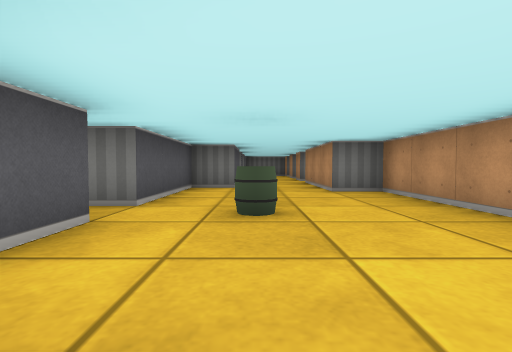
[1] (above)

21 first-person views from a walk through a cub3D maze. The camera is about half as high as the walls, tilts 2° down and sees 85° across. The floor is counted in squares. Each view is taken from the middle of a square. On the plan, view 1 faces up. The plan holds only what a view shows up to about 9 squares ahead; the rest is blank.

[2]
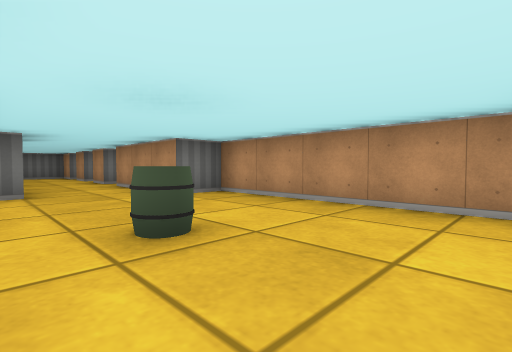

[3]
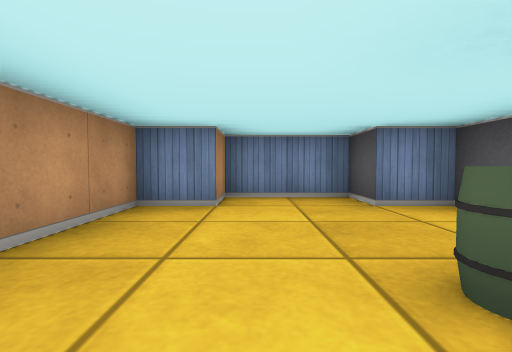

[4]
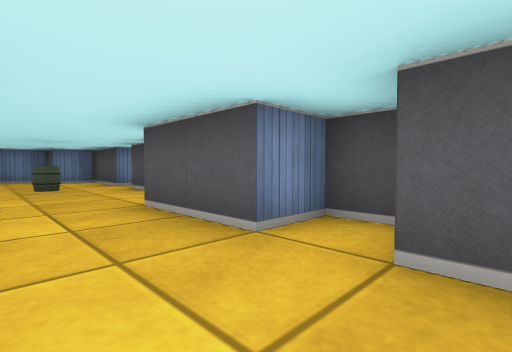

[5]
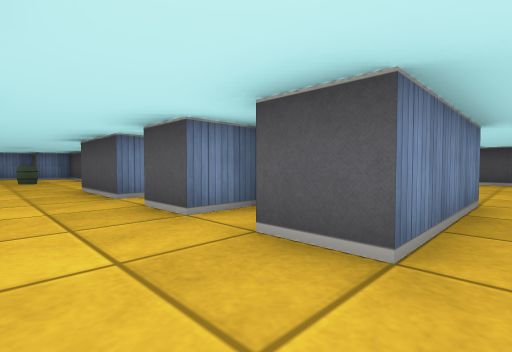

[6]
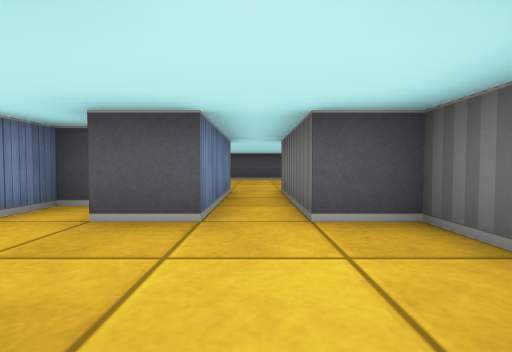

[7]
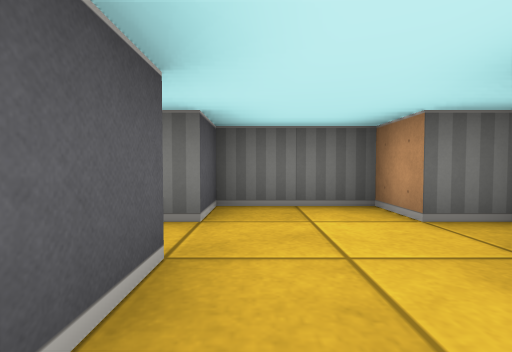

[8]
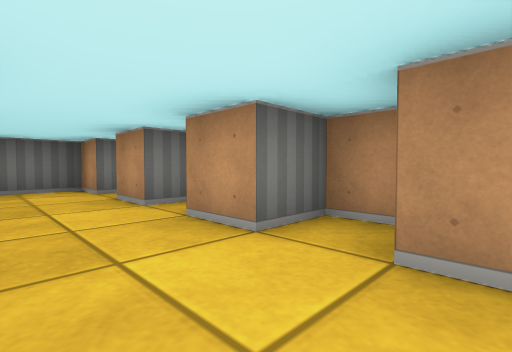

[9]
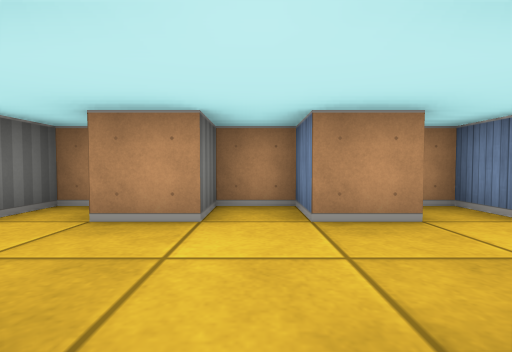

[10]
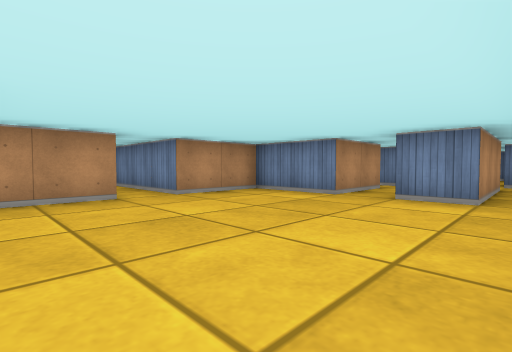

[11]
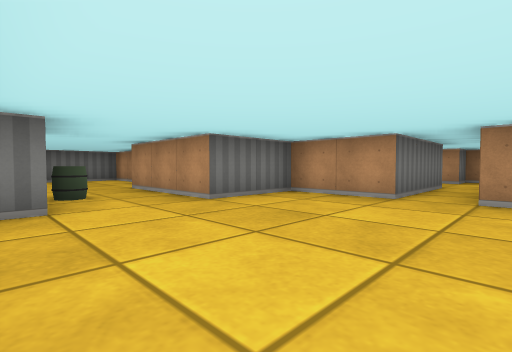

[12]
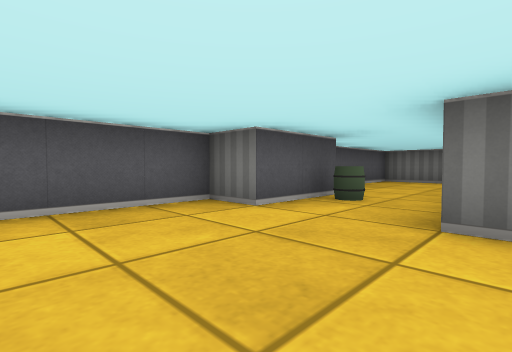

[13]
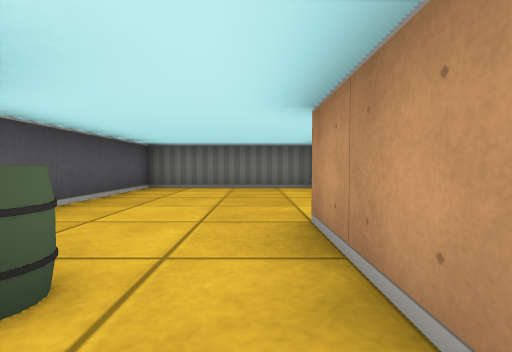

[14]
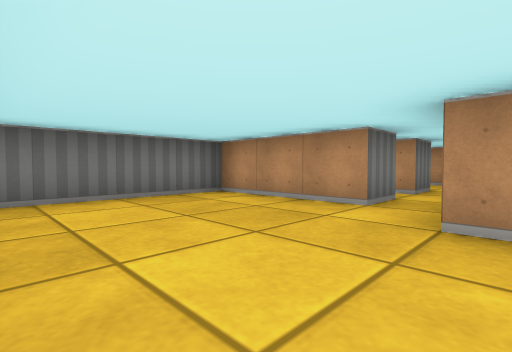

[15]
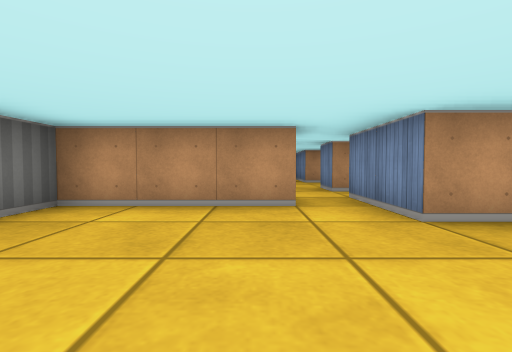

[16]
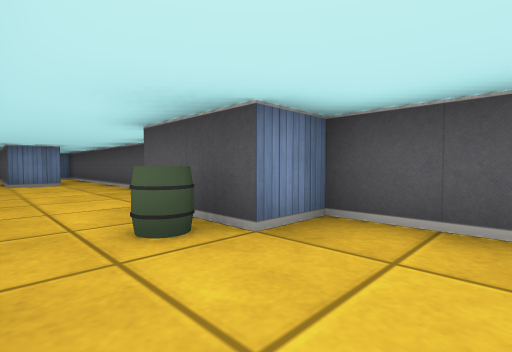

[17]
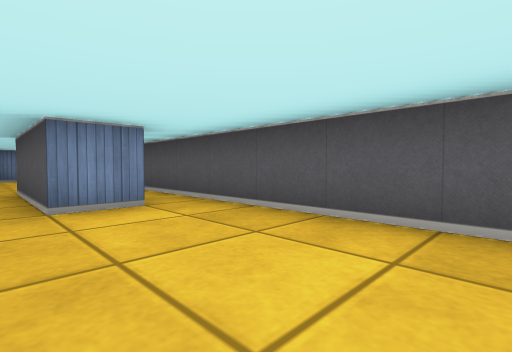

[18]
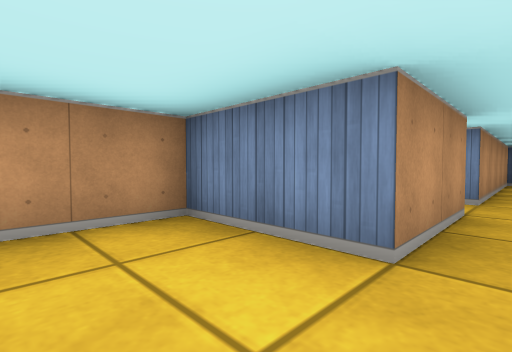

[19]
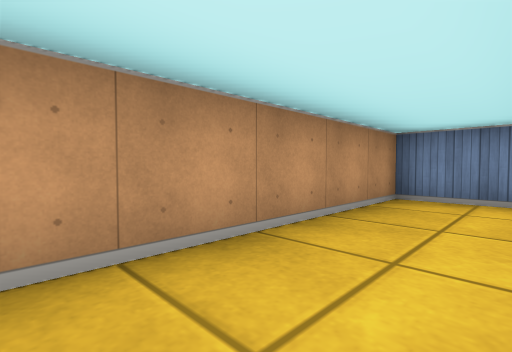

[20]
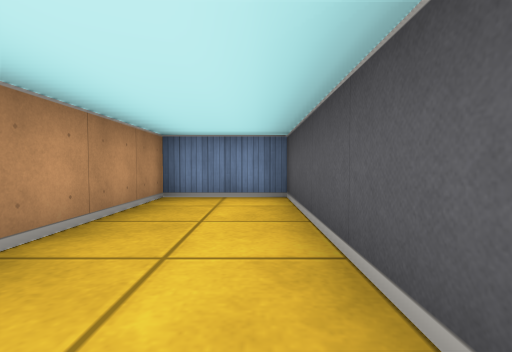

[21]
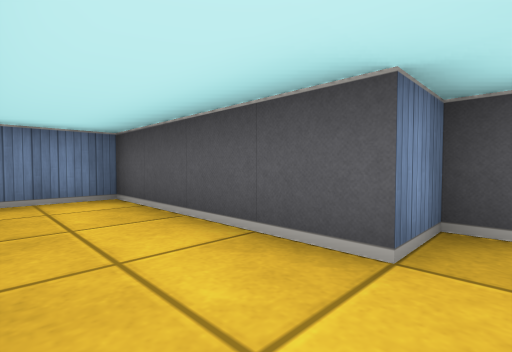

### Floor plan
Points are (right, up) in squares from view 1. A wall is a line through its corners. A room is listed if a view was taken in it or the views show most of it. See-through windows are left out.
Room 1 (views 1, 2, 3, 8)
walls: (-1.5, 2.5) (-1.5, 0.5) (-0.5, 0.5) (-0.5, -0.5) (1.5, -0.5) (1.5, 0.5) (2.5, 0.5) (2.5, 5.5) (1.5, 5.5) (1.5, 8.5) (2.5, 8.5) (2.5, 9.5) (1.5, 9.5); (-1.5, 9.2) (-1.5, 8.5) (-0.5, 8.5) (-0.5, 6.5) (-1.5, 6.5) (-1.5, 3.5)
ways out: opening at (0.5, 10) to room 2; opening at (-2.5, 3)
objects: barrel (0, 3)
Room 2 (views 4, 7, 9)
walls: (-1.5, 11) (-1.5, 10.5) (-0.5, 10.5) (-0.5, 9.5); (-0.5, 12.5) (-0.5, 11.5); (1.5, 9.5) (1.5, 10.5) (2.5, 10.5) (2.5, 11.5) (1.5, 11.5) (1.5, 12.5)
ways out: opening at (0.5, 10) to room 1; opening at (0.5, 12) to room 3
Room 3 (views 5, 6)
walls: (2.5, 13) (2.5, 13.5) (1.5, 13.5) (1.5, 14.5) (-0.5, 14.5) (-0.5, 13.5)
ways out: opening at (0.5, 12) to room 2; opening at (-1, 13) to room 4
Room 4 (views 10, 11, 12, 13, 17, 18)
walls: (-5.5, 10.5) (-3.5, 10.5) (-3.5, 12.5) (-0.5, 12.5); (-7.5, 10.5) (-6.5, 10.5); (-7.5, 17.5) (-7.5, 15.5) (-8.5, 15.5) (-8.5, 10.5); (-0.5, 13.5) (-3.5, 13.5) (-3.5, 15.5) (-5.5, 15.5) (-5.5, 17.5)
ways out: opening at (-1, 13) to room 3; opening at (-6.5, 18) to room 5; opening at (-6, 9.5) to room 6; opening at (-8, 10) to room 7
objects: barrel (-7, 17)
Room 5 (views 14, 15, 16)
walls: (-5.5, 17.5) (-5.5, 18.5) (-3.5, 18.5); (-3.5, 19.5) (-4.5, 19.5) (-4.5, 22.5) (-8.5, 22.5) (-8.5, 17.5) (-7.5, 17.5)
ways out: opening at (-6.5, 18) to room 4; opening at (-4, 19)
Room 6 (views 19, 20, 21)
walls: (-7.5, 6.5) (-7.5, 2.5) (-5.5, 2.5) (-5.5, 7.5) (-5, 7.5); (-5.5, 8.4) (-5.5, 10.5); (-6.5, 10.5) (-6.5, 7.5)
ways out: opening at (-6, 9.5) to room 4; opening at (-8, 7) to room 7; opening at (-5, 8)
Room 7 (no view inside)
walls: (-8.5, 10.5) (-8.5, 6.5) (-7.5, 6.5); (-7.5, 7.5) (-7.5, 10.5)
ways out: opening at (-8, 10) to room 4; opening at (-8, 7) to room 6

Positions as (right, up) in squares from view 1, and headings:
1: (0, 0), facing up
2: (-1, 1), facing up-right
3: (1, 4), facing down
4: (1, 10), facing down-left
5: (1, 13), facing down-left
6: (2, 13), facing left
7: (0, 11), facing up
8: (0, 8), facing up-right
9: (-1, 11), facing right
10: (-8, 15), facing down-right
11: (-8, 12), facing up-right
12: (-5, 13), facing up-left
13: (-6, 16), facing up
14: (-8, 18), facing up-right
15: (-8, 20), facing right
16: (-6, 19), facing down-left
17: (-6, 14), facing down-left
18: (-6, 12), facing down-right
19: (-7, 7), facing down-right
20: (-7, 7), facing down
21: (-6, 7), facing down-left
